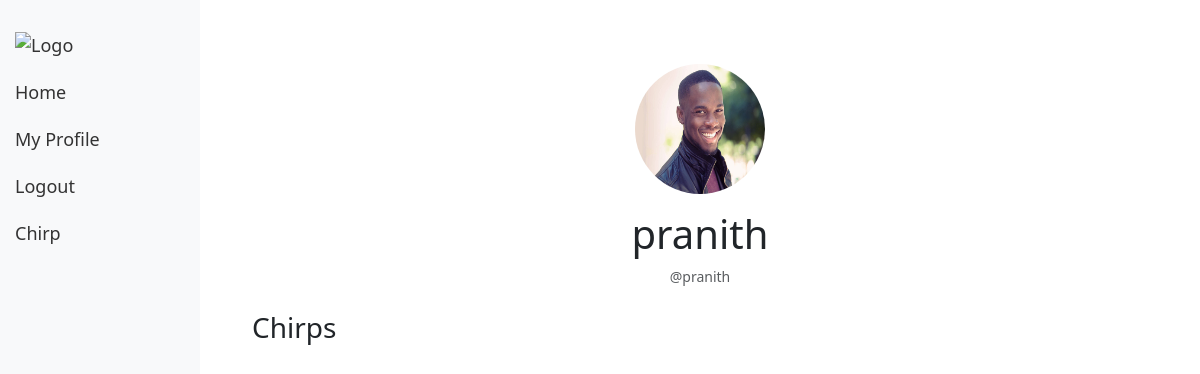
/user_profile/pranith/ (signed in), run on an earlier commit of the app's database.
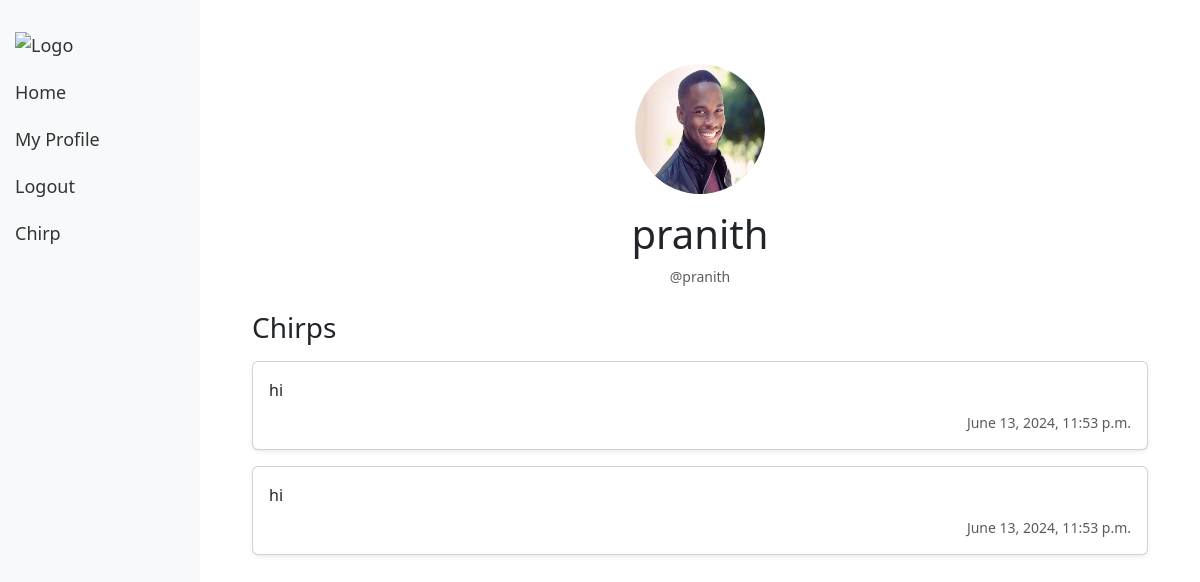
And on a later commit of the database.
### base/models.py (models this page shows, shortened)
class Chirp(models.Model):
    chirp = models.TextField(max_length=1000, blank=True, null=True)
    author = models.ForeignKey(CustomUser, on_delete=models.CASCADE)
    created = models.DateTimeField(auto_now_add=True)

### base/views.py (the view)
# urls.py: path("user_profile/<str:username>/",views.UserProfile.as_view(), name="user_profile"),
class UserProfile(View):
    def get(self,request, username):
        user = get_object_or_404(CustomUser, username=username)
        chirps = Chirp.objects.filter(author=user.id).order_by('-created')
        return render(request, 'user_profile.html', {"user":user,"chirps":chirps})

### base/models.py (called while the page is built)
    @property
    def Photourl(self):
        try:
            url = self.profile_photo.url
        except:
            url = settings.MEDIA_URL + 'default.jpg'
        return url

### base/templates/user_profile.html
{% extends 'index.html' %}
{% block content %}
<div class="content-wrapper">
  <div class="container mt-4">
    <div class="profile-header text-center mb-4">
      <img src="{{ user.Photourl }}" class="rounded-circle profile-picture img-small" alt="{{ user.username }}">
      <h1 class="mt-3">{{ user.username }}</h1>
      <p class="text-muted">@{{ user.username }}</p>
    </div>
    <div class="chirp-list">
      <h3 class="mb-3">Chirps</h3>
      {% for chirp in chirps %}
      <div class="chirp card shadow-sm mb-3">
        <div class="card-body">
          <p class="card-text">{{ chirp.chirp }}</p>
          <p class="text-muted">
            <span class="float-end">{{ chirp.created|date:"F j, Y, g:i a" }}</span>
          </p>
        </div>
      </div>
      {% endfor %}
    </div>
  </div>
</div>
{% endblock %}

What changed in the data, as far as the page shows it:
added Chirp: chirp "hi", created "June 13, 2024, 11:53 p.m."
added Chirp: chirp "hi", created "June 13, 2024, 11:53 p.m."
